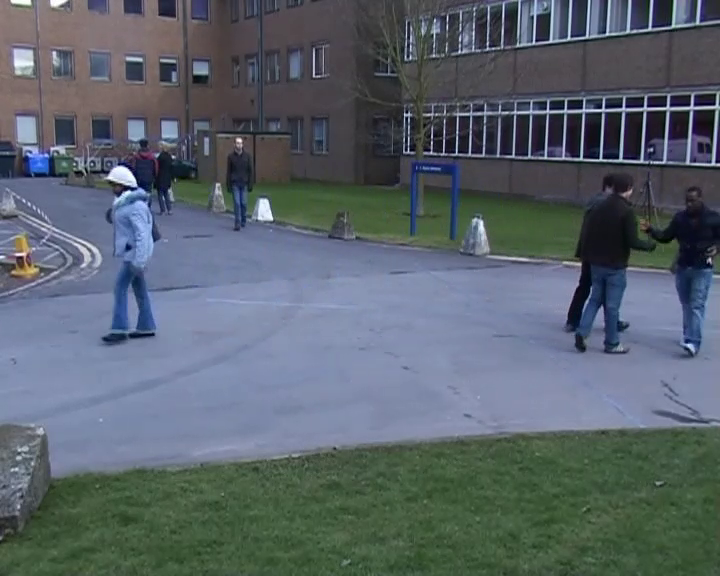
#> input picture frame 53 of lab03/vtest.mp4, 720 x 576 px, given in place of test_video.MOV, which was not available
$ python video2pic.py
#> lines starting #> are read from the running program, lines starting #| are printed output that depends on the picture; pictures that were not available may be replaced by others from this repository, and a replacement may not be noted
import cv2

cap = cv2.VideoCapture('test_video.MOV')

if cap.isOpened():
    rval, frame = cap.read()
#> frame is the input picture: shape (576, 720, 3); mean B, G, R 107.2, 99, 89.3
else:
    exit()
count = 0
with open('rgb.txt','w') as f:
    while rval:
        rval, frame = cap.read()
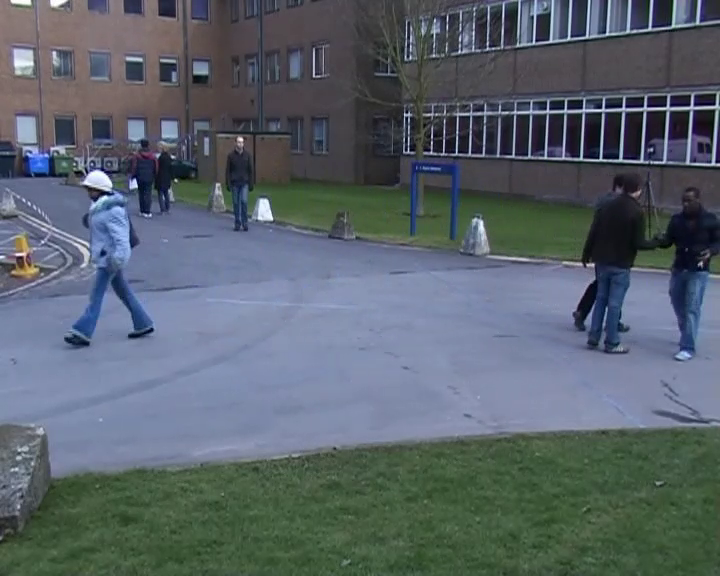
#> input picture frame 54 of lab03/vtest.mp4, 720 x 576 px, given in place of test_video.MOV, which was not available
#> frame is the input picture: shape (576, 720, 3); mean B, G, R 107.1, 98.8, 89.2
        # cv2.imshow('frame',frame)
        # cv2.waitKey(33)
        if rval and count%4==0:
            frame = cv2.resize(frame,(640,480))
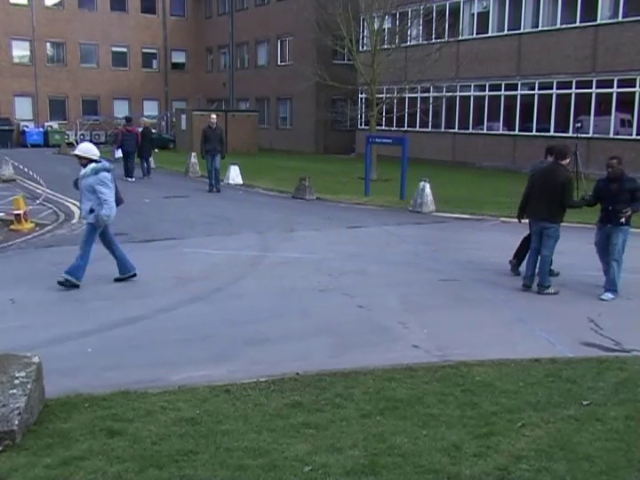
#> frame: shape (480, 640, 3); mean B, G, R 107, 98.8, 89.1
            cv2.imwrite(f"images/{count//4:04d}.jpg",frame)
            f.write(f"{count//4} rgb/{count//4:04d}.jpg\n")
        count += 1
print(count)

$ run again, starting later in the video
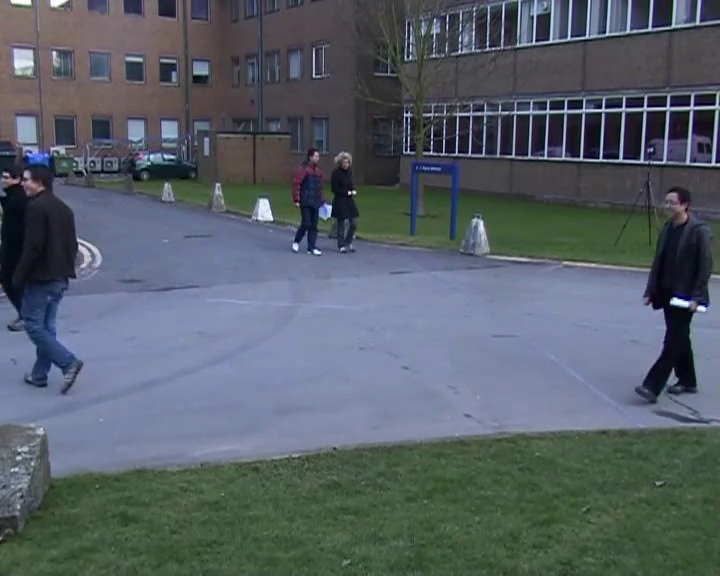
#> input picture frame 238 of lab03/vtest.mp4, 720 x 576 px, given in place of test_video.MOV, which was not available
#> frame is the input picture: shape (576, 720, 3); mean B, G, R 102.7, 95.4, 86.1
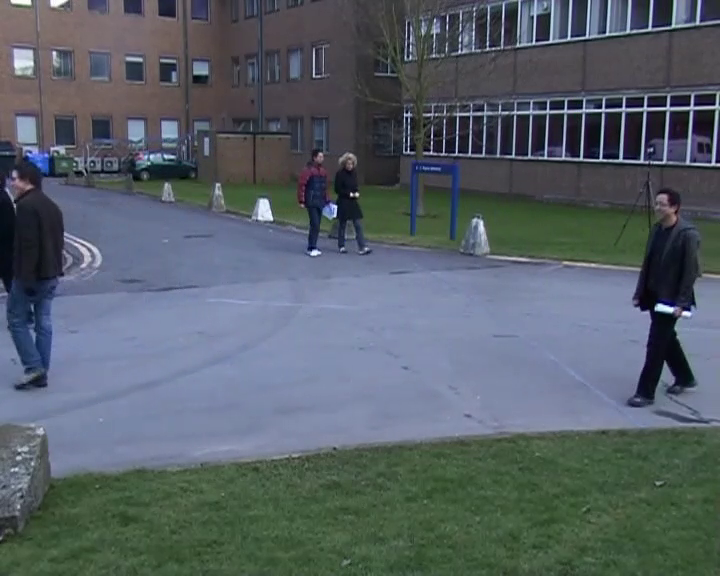
#> input picture frame 239 of lab03/vtest.mp4, 720 x 576 px, given in place of test_video.MOV, which was not available
#> frame is the input picture: shape (576, 720, 3); mean B, G, R 103.2, 95.8, 86.5
#> `frame = cv2.resize(frame,(640,480))`:
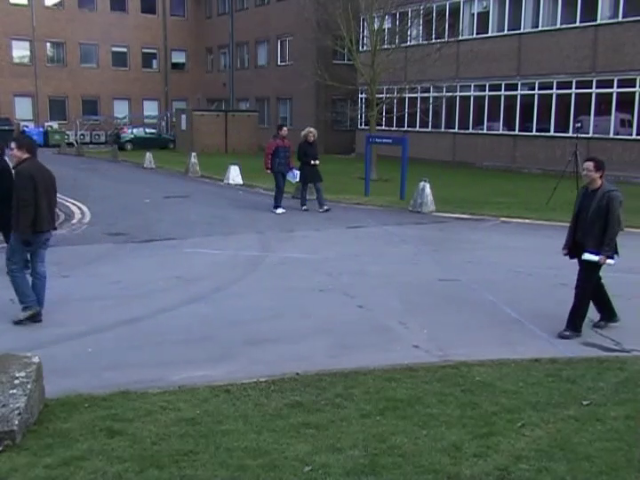
#> frame: shape (480, 640, 3); mean B, G, R 103.2, 95.7, 86.4

$ run again, starting later in the video
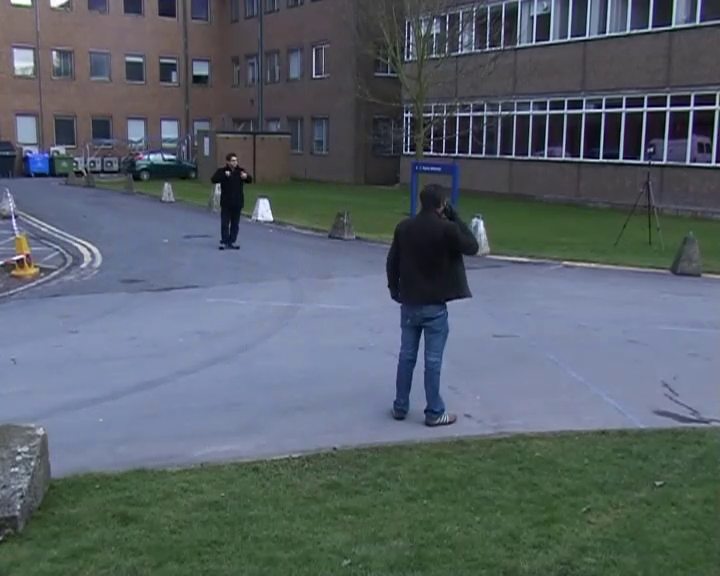
#> input picture frame 424 of lab03/vtest.mp4, 720 x 576 px, given in place of test_video.MOV, which was not available
#> frame is the input picture: shape (576, 720, 3); mean B, G, R 104.3, 96.9, 87.3
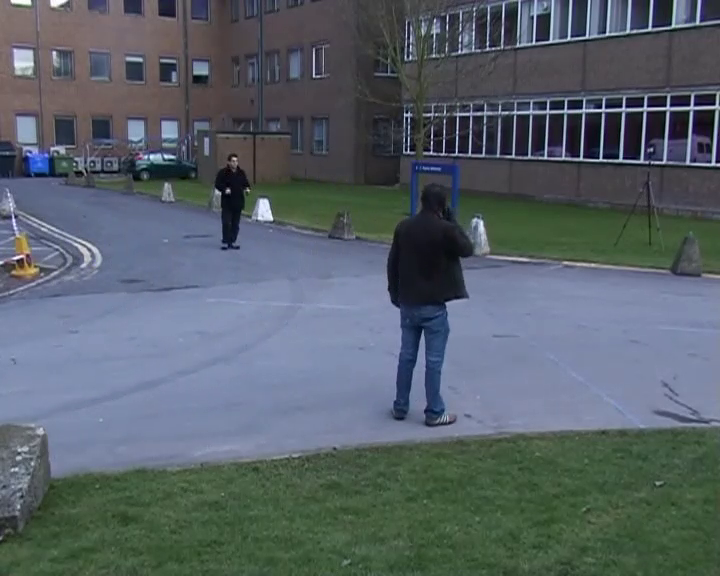
#> input picture frame 425 of lab03/vtest.mp4, 720 x 576 px, given in place of test_video.MOV, which was not available
#> frame is the input picture: shape (576, 720, 3); mean B, G, R 104.3, 97, 87.3
#> `frame = cv2.resize(frame,(640,480))`:
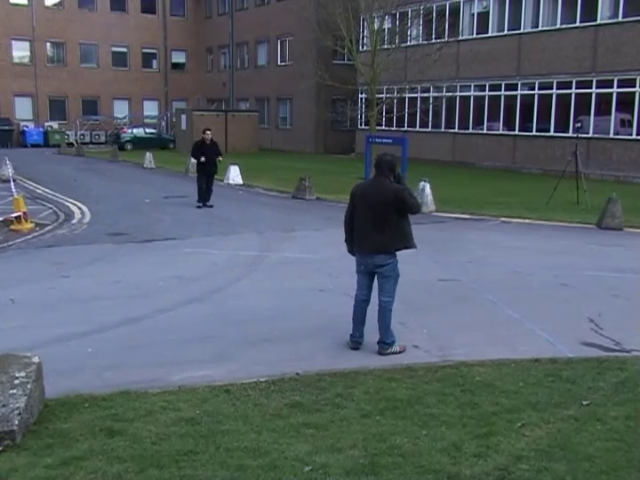
#> frame: shape (480, 640, 3); mean B, G, R 104.3, 96.9, 87.2
